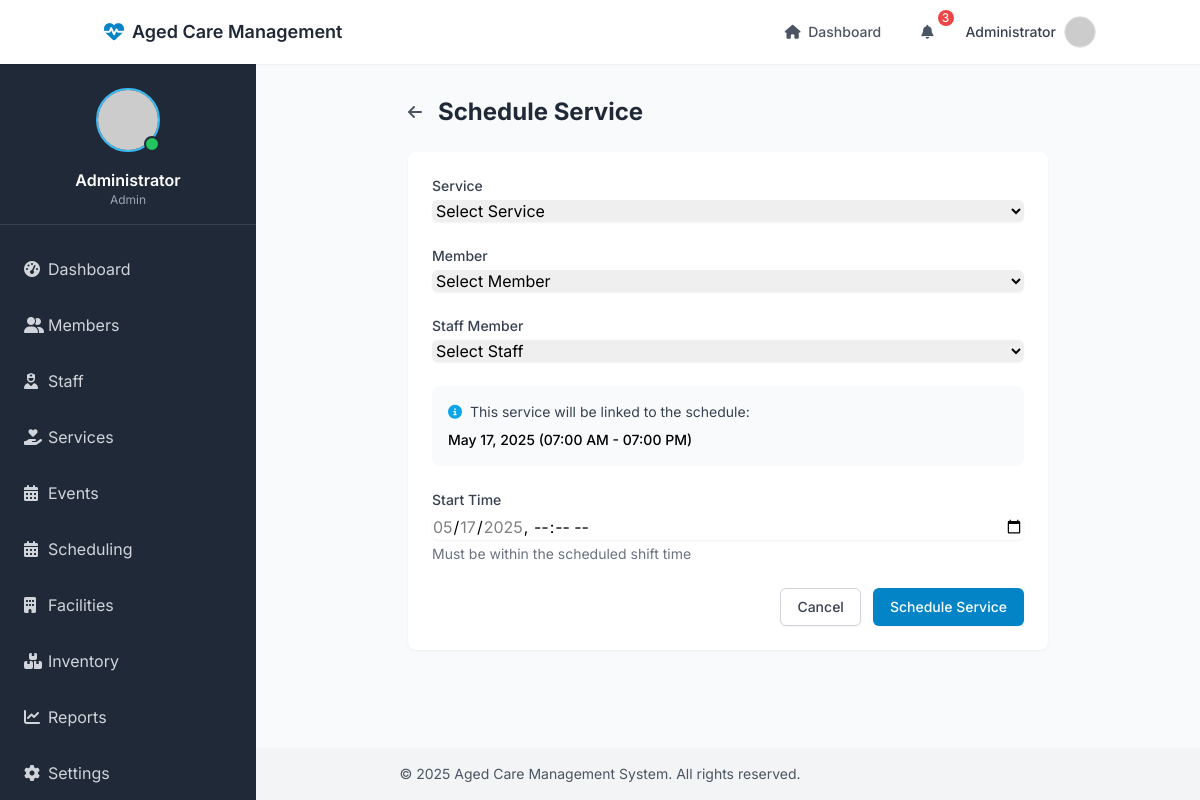
/services/schedule?schedule_id=1 (signed in), run on the app's committed database.
### models/user.py (models this page shows, shortened)
class User(UserMixin, db.Model):
    __tablename__ = 'users'
    id = db.Column(db.Integer, primary_key=True)
    name = db.Column(db.String(100), nullable=False)
    email = db.Column(db.String(100), unique=True, nullable=False)
    password_hash = db.Column(db.String(200), nullable=False)
    role = db.Column(db.String(20), default='staff')  # admin, staff, family
    is_active = db.Column(db.Boolean, default=True)
    created_at = db.Column(db.DateTime, default=datetime.utcnow)
    last_login = db.Column(db.DateTime)
    @property
    def password(self):
        raise AttributeError('password is not a readable attribute')

### models/schedule.py (models this page shows)
class Schedule(db.Model):
    id = db.Column(db.Integer, primary_key=True)
    staff_id = db.Column(db.Integer, db.ForeignKey('staff.id'), nullable=False)
    start_time = db.Column(db.DateTime, nullable=False)
    end_time = db.Column(db.DateTime, nullable=False)
    schedule_type = db.Column(db.String(20))  # regular, overtime, on-call
    status = db.Column(db.String(20), default='scheduled')  # scheduled, in-progress, completed, cancelled
    notes = db.Column(db.Text)
    created_at = db.Column(db.DateTime, default=datetime.utcnow)
    updated_at = db.Column(db.DateTime, default=datetime.utcnow, onupdate=datetime.utcnow)
    service_logs = db.relationship('ServiceLog', backref='schedule', lazy=True)
    assigned_residents = db.relationship('Member', secondary='schedule_residents',
                                       backref=db.backref('schedules', lazy=True))
    staff = db.relationship('Staff', back_populates='schedules', foreign_keys=[staff_id])

### routes/services.py (the view, shortened to what this page needs)
@service_routes.route('/schedule', methods=['GET', 'POST'])
@login_required
def schedule():
    services = Service.query.filter_by(is_active=True).order_by(Service.name).all()
    members = Member.query.filter_by(is_active=True).order_by(Member.first_name).all()
    staff = Staff.query.filter_by(is_active=True).order_by(Staff.first_name).all()
    schedule = None
    schedule_id = request.args.get('schedule_id')
    if schedule_id:
        schedule = Schedule.query.get(schedule_id)
    return render_template('services/schedule.html',
                         services=services,
                         members=members,
                         staff=staff,
                         schedule=schedule)

### models/member.py (called while the page is built)
    @property
    def full_name(self):
        return f"{self.first_name} {self.last_name}"

### models/staff.py (called while the page is built)
    @property
    def full_name(self):
        return f"{self.first_name} {self.last_name}"

### templates/services/schedule.html (shortened to what this page needs)
{% extends "base.html" %}
{% block content %}
<div class="max-w-2xl mx-auto px-4">
    <div class="flex items-center justify-between mb-6">
        <div class="flex items-center">
            <a href="{{ url_for('services.index') }}" class="text-gray-600 hover:text-gray-800 mr-4">
                <i class="fas fa-arrow-left"></i>
            </a>
            <h1 class="text-2xl font-bold text-gray-800">Schedule Service</h1>
        </div>
    </div>
    <div class="bg-white rounded-lg shadow-sm">
        <form method="POST" class="p-6">
            <div class="space-y-6">
                <div>
                    <label for="service_id" class="block text-sm font-medium text-gray-700">Service</label>
                    <select name="service_id" id="service_id" required
                            class="mt-1 block w-full rounded-md border-gray-300 shadow-sm focus:border-primary-500 focus:ring-primary-500">
                        <option value="">Select Service</option>
                    </select>
                </div>
                <div>
                    <label for="member_id" class="block text-sm font-medium text-gray-700">Member</label>
                    <select name="member_id" id="member_id" required
                            class="mt-1 block w-full rounded-md border-gray-300 shadow-sm focus:border-primary-500 focus:ring-primary-500">
                        <option value="">Select Member</option>
                    </select>
                </div>
                <div>
                    <label for="staff_id" class="block text-sm font-medium text-gray-700">Staff Member</label>
                    <select name="staff_id" id="staff_id" required
                            class="mt-1 block w-full rounded-md border-gray-300 shadow-sm focus:border-primary-500 focus:ring-primary-500">
                        <option value="">Select Staff</option>
                    </select>
                </div>
                {% if schedule %}
                    <div class="bg-gray-50 p-4 rounded-lg">
                        <p class="text-sm text-gray-700">
                            <i class="fas fa-info-circle text-primary-500 mr-1"></i>
                            This service will be linked to the schedule:
                        </p>
                        <p class="mt-2 text-sm font-medium">
                            {{ schedule.start_time.strftime('%B %d, %Y') }}
                            ({{ schedule.start_time.strftime('%I:%M %p') }} - {{ schedule.end_time.strftime('%I:%M %p') }})
                        </p>
                    </div>
                {% endif %}
                <div>
                    <label for="start_time" class="block text-sm font-medium text-gray-700">Start Time</label>
                    <input type="datetime-local" name="start_time" id="start_time" required
                           {% if schedule %}
                               min="{{ schedule.start_time.strftime('%Y-%m-%dT%H:%M') }}"
                               max="{{ schedule.end_time.strftime('%Y-%m-%dT%H:%M') }}"
                           {% endif %}
                           class="mt-1 block w-full rounded-md border-gray-300 shadow-sm focus:border-primary-500 focus:ring-primary-500">
                    {% if schedule %}
                        <p class="mt-1 text-sm text-gray-500">Must be within the scheduled shift time</p>
                    {% endif %}
                </div>
            </div>
            <div class="mt-6 flex justify-end space-x-3">
                <a href="{{ url_for('services.index') }}"
                   class="bg-white py-2 px-4 border border-gray-300 rounded-md shadow-sm text-sm font-medium text-gray-700 hover:bg-gray-50 focus:outline-none focus:ring-2 focus:ring-offset-2 focus:ring-primary-500">
                    Cancel
                </a>
                <button type="submit"
                        class="bg-primary-600 border border-transparent rounded-md shadow-sm py-2 px-4 inline-flex justify-center text-sm font-medium text-white hover:bg-primary-700 focus:outline-none focus:ring-2 focus:ring-offset-2 focus:ring-primary-500">
                    Schedule Service
                </button>
            </div>
        </form>
    </div>
</div>
{% endblock %}

### templates/includes/navbar.html (shortened to what this page needs)
<nav class="bg-white shadow-sm">
    <div class="container mx-auto px-4">
        <div class="flex justify-between h-16">
            <div class="flex items-center">
                <a href="{{ url_for('dashboard.index') }}" class="flex items-center">
                    <i class="fas fa-heart-pulse text-xl text-primary-600 mr-2"></i>
                    <span class="text-gray-800 font-semibold text-lg">Aged Care Management</span>
                </a>
            </div>
            <div class="flex items-center">
                <div class="hidden md:flex items-center space-x-4">
                    <a href="{{ url_for('dashboard.index') }}" class="text-gray-600 hover:text-primary-600 px-3 py-2 rounded-md text-sm font-medium">
                        <i class="fas fa-home mr-1"></i> Dashboard
                    </a>
                    <div class="relative" x-data="{ open: false }">
                        <button @click="open = !open" class="text-gray-600 hover:text-primary-600 px-3 py-2 rounded-md text-sm font-medium focus:outline-none">
                            <i class="fas fa-bell mr-1"></i>
                            <span class="absolute -top-1 -right-1 bg-red-500 text-white text-xs w-4 h-4 rounded-full flex items-center justify-center">3</span>
                        </button>
                    </div>
                </div>
                <div class="ml-4 relative" x-data="{ open: false }">
                    <div>
                        <button @click="open = !open" class="flex items-center text-sm font-medium text-gray-700 hover:text-primary-600 focus:outline-none focus:ring-2 focus:ring-offset-2 focus:ring-primary-500" id="user-menu" aria-haspopup="true">
                            <span class="mr-2">{{ current_user.name }}</span>
                            <img class="h-8 w-8 rounded-full border border-gray-200" src="https://ui-avatars.com/api/?name={{ current_user.name }}&background=random" alt="User avatar">
                        </button>
                    </div>
                </div>
            </div>
        </div>
    </div>
</nav>

### templates/includes/sidebar.html (shortened to what this page needs)
<div id="sidebar" class="hidden md:flex flex-col w-64 bg-gray-800 text-white h-full overflow-hidden">
    <div class="p-4 border-b border-gray-700">
        <div class="flex items-center justify-center py-2">
            <div class="relative">
                <img class="h-16 w-16 rounded-full border-2 border-primary-400" src="https://ui-avatars.com/api/?name={{ current_user.name }}&background=0D8ABC&color=fff" alt="User avatar">
                <span class="absolute bottom-0 right-0 h-4 w-4 bg-green-500 rounded-full border-2 border-gray-800"></span>
            </div>
        </div>
        <div class="text-center mt-2">
            <h2 class="font-semibold">{{ current_user.name }}</h2>
            <p class="text-xs text-gray-400">{{ current_user.role|capitalize }}</p>
        </div>
    </div>
    <div class="py-4 flex-1">
        <ul>
            <li class="px-4 py-2">
                <a href="{{ url_for('dashboard.index') }}" class="flex items-center text-gray-300 hover:text-white hover:bg-gray-700 px-2 py-2 rounded-md transition duration-150">
                    <i class="fas fa-tachometer-alt w-6"></i>
                    <span>Dashboard</span>
                </a>
            </li>
            <li class="px-4 py-2">
                <a href="{{ url_for('members.index') }}" class="flex items-center text-gray-300 hover:text-white hover:bg-gray-700 px-2 py-2 rounded-md transition duration-150">
                    <i class="fas fa-user-group w-6"></i>
                    <span>Members</span>
                </a>
            </li>
            <li class="px-4 py-2">
                <a href="{{ url_for('staff.index') }}" class="flex items-center text-gray-300 hover:text-white hover:bg-gray-700 px-2 py-2 rounded-md transition duration-150">
                    <i class="fas fa-user-nurse w-6"></i>
                    <span>Staff</span>
                </a>
            </li>
            <li class="px-4 py-2">
                <a href="{{ url_for('services.index') }}" class="flex items-center text-gray-300 hover:text-white hover:bg-gray-700 px-2 py-2 rounded-md transition duration-150">
                    <i class="fas fa-hand-holding-heart w-6"></i>
                    <span>Services</span>
                </a>
            </li>
            <li class="px-4 py-2">
                <a href="{{ url_for('events.index') }}" class="flex items-center text-gray-300 hover:text-white hover:bg-gray-700 px-2 py-2 rounded-md transition duration-150">
                    <i class="fas fa-calendar-days w-6"></i>
                    <span>Events</span>
                </a>
            </li>
            <li class="px-4 py-2">
                <a href="{{ url_for('scheduling.index') }}" class="flex items-center text-gray-300 hover:text-white hover:bg-gray-700 px-2 py-2 rounded-md transition duration-150">
                    <i class="fas fa-calendar-alt w-6"></i>
                    <span>Scheduling</span>
                </a>
            </li>
            <li class="px-4 py-2">
                <a href="{{ url_for('facilities.index') }}" class="flex items-center text-gray-300 hover:text-white hover:bg-gray-700 px-2 py-2 rounded-md transition duration-150">
                    <i class="fas fa-building w-6"></i>
                    <span>Facilities</span>
                </a>
            </li>
            <li class="px-4 py-2">
                <a href="{{ url_for('inventory.index') }}" class="flex items-center text-gray-300 hover:text-white hover:bg-gray-700 px-2 py-2 rounded-md transition duration-150">
                    <i class="fas fa-boxes-stacked w-6"></i>
                    <span>Inventory</span>
                </a>
            </li>
            {% if current_user.role == 'admin' %}
            <li class="px-4 py-2">
                <a href="#" class="flex items-center text-gray-300 hover:text-white hover:bg-gray-700 px-2 py-2 rounded-md transition duration-150">
                    <i class="fas fa-chart-line w-6"></i>
                    <span>Reports</span>
                </a>
            </li>
            <li class="px-4 py-2">
                <a href="#" class="flex items-center text-gray-300 hover:text-white hover:bg-gray-700 px-2 py-2 rounded-md transition duration-150">
                    <i class="fas fa-cog w-6"></i>
                    <span>Settings</span>
                </a>
            </li>
            {% endif %}
        </ul>
    </div>
</div>

### templates/base.html (style rules this page uses)
html { scroll-behavior: smooth; }

### data on the page
User: name "Administrator", role "Admin"
Schedule: start_time "May 17, 2025", start_time "07:00 AM", end_time "07:00 PM"
